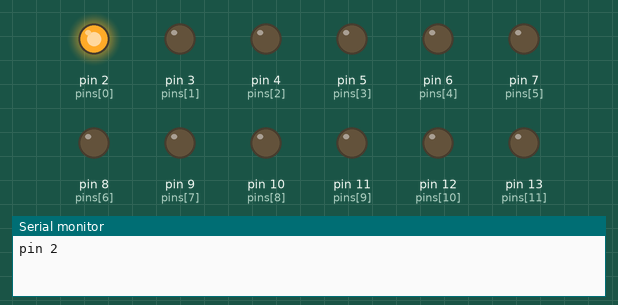
This sketch was run on a simulated Arduino Uno, built with avr-gcc and run on an emulated ATmega328P. On the bench: output pins drawn as LEDs (lit = HIGH), the last lines printed to the serial monitor.

Above: at 0.1 s.
At 2.1 s:
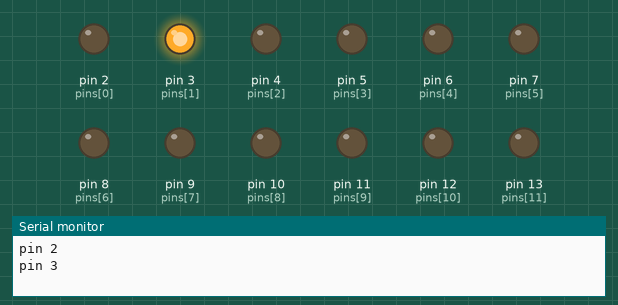
At 8.1 s:
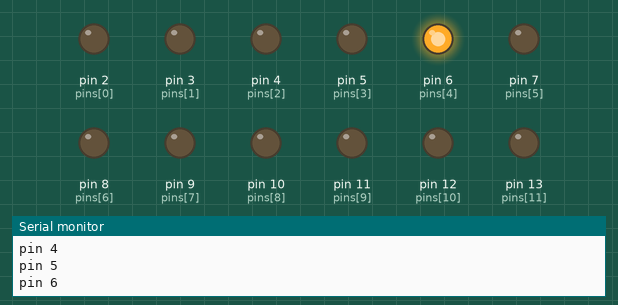
At 18.1 s:
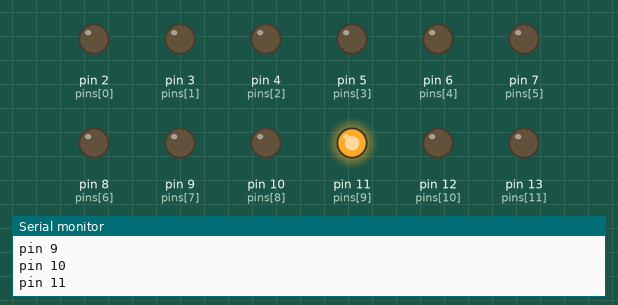
At 28.1 s:
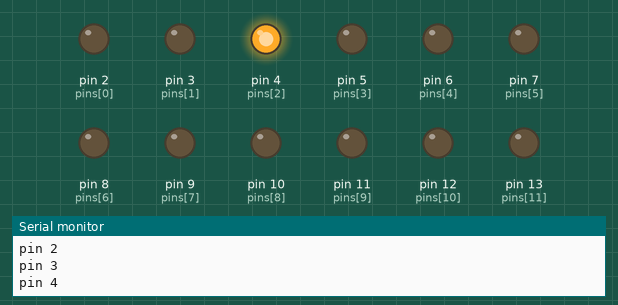
At 38.1 s:
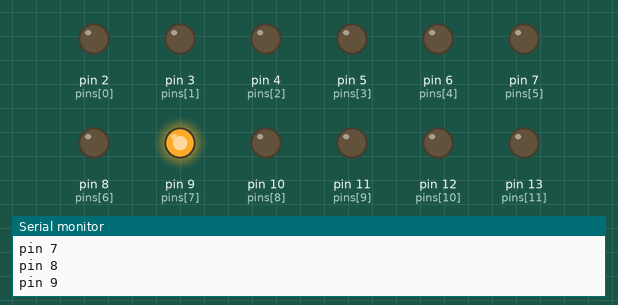
Timing chart, 0 to 39.6 s (numbered marks = the images above):
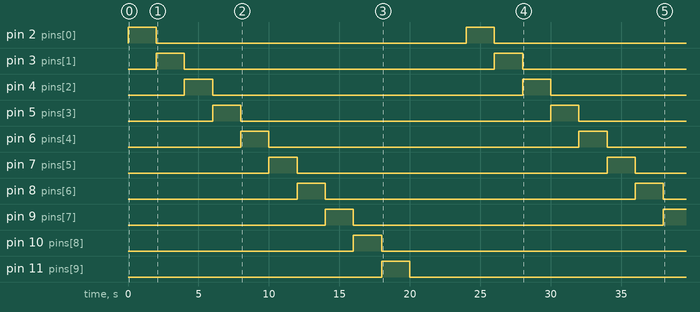

Measured:
- by itself, pin 9 (pins[7]): LOW → HIGH at 14.0 s, → LOW 2.0 s later, → HIGH 22.0 s later
- by itself, pin 10 (pins[8]): LOW → HIGH at 16.0 s, → LOW 2.0 s later
- by itself, pin 11 (pins[9]): LOW → HIGH at 18.0 s, → LOW 2.0 s later
- by itself, pin 12 (pins[10]): LOW → HIGH at 20.0 s, → LOW 2.0 s later
- by itself, pin 13 (pins[11]): LOW → HIGH at 22.0 s, → LOW 2.0 s later
- by itself, pin 2 (pins[0]), pin 3 (pins[1]), pin 4 (pins[2]), pin 5 (pins[3]), pin 6 (pins[4]), pin 7 (pins[5]), pin 8 (pins[6]): alternates HIGH for 2.0 s and LOW for 22.0 s

The sketch:

a.ino
```cpp
// seven segment test
// dan@marginallyclever.com 2016-03-17
// wire the twelve pins clockwise starting bottom right to arduino pins 2-13, inclusive.
// light one pin at a time.
// watch the serial output and the lights to find which pins are anodes and which are cathodes.

#define NUM_PINS 12

int pins[NUM_PINS] = {2,3,4,5,6,7,8,9,10,11,12,13};


void setup() {
  Serial.begin(57600);

  int i;
  for(i=0;i<NUM_PINS;++i) {
    pinMode(pins[i],OUTPUT);
    pinOff(i);
  }
}


void pinOn(int i) {
  digitalWrite(pins[i],HIGH);
}


void pinOff(int i) {
  digitalWrite(pins[i],LOW);
}


void loop() {
  int i;

  for(i=0;i<NUM_PINS;++i) {
    Serial.print("pin ");
    Serial.println(pins[i]);

    pinOn(i);
    delay(2000);
    pinOff(i);
  }
}
```
